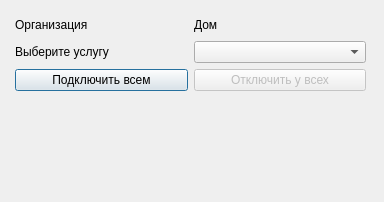
<?xml version="1.0" encoding="UTF-8"?>
<ui version="4.0">
 <class>MassOperations</class>
 <widget class="QDialog" name="MassOperations">
  <property name="geometry">
   <rect>
    <x>0</x>
    <y>0</y>
    <width>384</width>
    <height>202</height>
   </rect>
  </property>
  <property name="windowTitle">
   <string>Dialog</string>
  </property>
  <widget class="QWidget" name="verticalLayoutWidget">
   <property name="geometry">
    <rect>
     <x>10</x>
     <y>10</y>
     <width>361</width>
     <height>181</height>
    </rect>
   </property>
   <layout class="QVBoxLayout" name="verticalLayout">
    <property name="leftMargin">
     <number>5</number>
    </property>
    <property name="topMargin">
     <number>5</number>
    </property>
    <property name="rightMargin">
     <number>5</number>
    </property>
    <property name="bottomMargin">
     <number>0</number>
    </property>
    <item>
     <layout class="QHBoxLayout" name="horizontalLayout">
      <property name="topMargin">
       <number>3</number>
      </property>
      <property name="bottomMargin">
       <number>3</number>
      </property>
      <item>
       <widget class="QLabel" name="lbl_org">
        <property name="text">
         <string>Организация</string>
        </property>
       </widget>
      </item>
      <item>
       <widget class="QLabel" name="lbl_home">
        <property name="text">
         <string>Дом</string>
        </property>
       </widget>
      </item>
     </layout>
    </item>
    <item>
     <layout class="QHBoxLayout" name="horizontalLayout_2">
      <item>
       <widget class="QLabel" name="label_3">
        <property name="text">
         <string>Выберите услугу</string>
        </property>
       </widget>
      </item>
      <item>
       <widget class="QComboBox" name="cmBx_Usluga"/>
      </item>
     </layout>
    </item>
    <item>
     <layout class="QHBoxLayout" name="horizontalLayout_3">
      <item>
       <widget class="QPushButton" name="pBtn_Add">
        <property name="text">
         <string>Подключить всем</string>
        </property>
       </widget>
      </item>
      <item>
       <widget class="QPushButton" name="pBtn_Delete">
        <property name="enabled">
         <bool>false</bool>
        </property>
        <property name="text">
         <string>Отключить у всех</string>
        </property>
       </widget>
      </item>
     </layout>
    </item>
    <item>
     <spacer name="verticalSpacer">
      <property name="orientation">
       <enum>Qt::Vertical</enum>
      </property>
      <property name="sizeHint" stdset="0">
       <size>
        <width>20</width>
        <height>40</height>
       </size>
      </property>
     </spacer>
    </item>
   </layout>
  </widget>
 </widget>
 <resources/>
 <connections/>
</ui>
